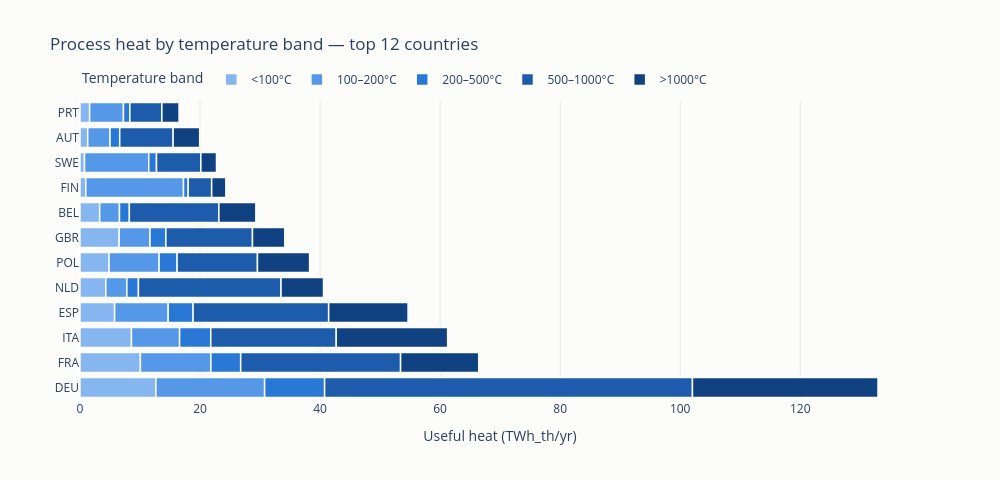

The notebook cell saved with this chart:
### Code cell
# Heat by temperature band for the 12 largest countries
by_ctry = banded.groupby("iso3_country")[BAND_COLS].sum() / 3600
by_ctry["total"] = by_ctry.sum(axis=1)
top12 = by_ctry.sort_values("total", ascending=True).tail(12)

ctry_long = (
    top12.drop(columns="total")
    .rename(columns={c: BAND_LABELS[b] for c, b in zip(BAND_COLS, BANDS)})
    .reset_index()
    .melt(id_vars="iso3_country", var_name="band", value_name="twh")
)
fig_ctry = px.bar(
    ctry_long,
    y="iso3_country", x="twh", color="band", orientation="h",
    color_discrete_map=BAND_COLORS,
    category_orders={
        "band": list(BAND_COLORS.keys()),
        "iso3_country": top12.index.tolist(),
    },
    labels={"twh": "Useful heat (TWh_th/yr)", "iso3_country": "", "band": "Temperature band"},
    title="Process heat by temperature band — top 12 countries",
)
fig_ctry.update_traces(marker_line_color=SURFACE, marker_line_width=1.5)
fig_ctry.update_layout(
    height=480, width=1000, plot_bgcolor=SURFACE, paper_bgcolor=SURFACE,
    legend=dict(orientation="h", yanchor="bottom", y=1.02, x=0),
    xaxis=dict(gridcolor="#e8e8e6"),
)
fig_ctry.show()

### Figure 1 — Plotly figure (JSON) as saved in the notebook; plotly's stock layout.template omitted (floating-point values rounded to 4 significant figures)
{"data": [{"hovertemplate": "Temperature band=<100°C<br>Useful heat (TWh_th/yr)=%{x}<br>=%{y}<extra></extra>", "legendgroup": "<100°C", "marker": {"color": "#86b6ef", "line": {"color": "#fcfcfb", "width": 1.5}, "pattern": {"shape": ""}}, "name": "<100°C", "orientation": "h", "showlegend": true, "textposition": "auto", "type": "bar", "x": [1.606, 1.288, 0.7525, 0.9635, 3.279, 6.52, 4.838, 4.297, 5.767, 8.577, 10.06, 12.64], "xaxis": "x", "y": ["PRT", "AUT", "SWE", "FIN", "BEL", "GBR", "POL", "NLD", "ESP", "ITA", "FRA", "DEU"], "yaxis": "y"}, {"hovertemplate": "Temperature band=100–200°C<br>Useful heat (TWh_th/yr)=%{x}<br>=%{y}<extra></extra>", "legendgroup": "100–200°C", "marker": {"color": "#5598e7", "line": {"color": "#fcfcfb", "width": 1.5}, "pattern": {"shape": ""}}, "name": "100–200°C", "orientation": "h", "showlegend": true, "textposition": "auto", "type": "bar", "x": [5.639, 3.712, 10.7, 16.29, 3.298, 5.142, 8.341, 3.508, 8.925, 8.021, 11.75, 18.12], "xaxis": "x", "y": ["PRT", "AUT", "SWE", "FIN", "BEL", "GBR", "POL", "NLD", "ESP", "ITA", "FRA", "DEU"], "yaxis": "y"}, {"hovertemplate": "Temperature band=200–500°C<br>Useful heat (TWh_th/yr)=%{x}<br>=%{y}<extra></extra>", "legendgroup": "200–500°C", "marker": {"color": "#2a78d6", "line": {"color": "#fcfcfb", "width": 1.5}, "pattern": {"shape": ""}}, "name": "200–500°C", "orientation": "h", "showlegend": true, "textposition": "auto", "type": "bar", "x": [1.059, 1.617, 1.295, 0.7777, 1.649, 2.642, 2.999, 1.934, 4.153, 5.19, 4.966, 9.998], "xaxis": "x", "y": ["PRT", "AUT", "SWE", "FIN", "BEL", "GBR", "POL", "NLD", "ESP", "ITA", "FRA", "DEU"], "yaxis": "y"}, {"hovertemplate": "Temperature band=500–1000°C<br>Useful heat (TWh_th/yr)=%{x}<br>=%{y}<extra></extra>", "legendgroup": "500–1000°C", "marker": {"color": "#1c5cab", "line": {"color": "#fcfcfb", "width": 1.5}, "pattern": {"shape": ""}}, "name": "500–1000°C", "orientation": "h", "showlegend": true, "textposition": "auto", "type": "bar", "x": [5.335, 8.897, 7.39, 3.911, 14.91, 14.43, 13.39, 23.76, 22.59, 20.9, 26.64, 61.29], "xaxis": "x", "y": ["PRT", "AUT", "SWE", "FIN", "BEL", "GBR", "POL", "NLD", "ESP", "ITA", "FRA", "DEU"], "yaxis": "y"}, {"hovertemplate": "Temperature band=>1000°C<br>Useful heat (TWh_th/yr)=%{x}<br>=%{y}<extra></extra>", "legendgroup": ">1000°C", "marker": {"color": "#104281", "line": {"color": "#fcfcfb", "width": 1.5}, "pattern": {"shape": ""}}, "name": ">1000°C", "orientation": "h", "showlegend": true, "textposition": "auto", "type": "bar", "x": [2.865, 4.427, 2.608, 2.361, 6.163, 5.388, 8.687, 7.082, 13.23, 18.57, 13.02, 30.92], "xaxis": "x", "y": ["PRT", "AUT", "SWE", "FIN", "BEL", "GBR", "POL", "NLD", "ESP", "ITA", "FRA", "DEU"], "yaxis": "y"}], "layout": {"barmode": "relative", "height": 480, "legend": {"orientation": "h", "title": {"text": "Temperature band"}, "tracegroupgap": 0, "x": 0, "y": 1.02, "yanchor": "bottom"}, "paper_bgcolor": "#fcfcfb", "plot_bgcolor": "#fcfcfb", "title": {"text": "Process heat by temperature band — top 12 countries"}, "width": 1000, "xaxis": {"anchor": "y", "domain": [0.0, 1.0], "gridcolor": "#e8e8e6", "title": {"text": "Useful heat (TWh_th/yr)"}}, "yaxis": {"anchor": "x", "categoryarray": ["DEU", "FRA", "ITA", "ESP", "NLD", "POL", "GBR", "BEL", "FIN", "SWE", "AUT", "PRT"], "categoryorder": "array", "domain": [0.0, 1.0], "title": {"text": ""}}}}
